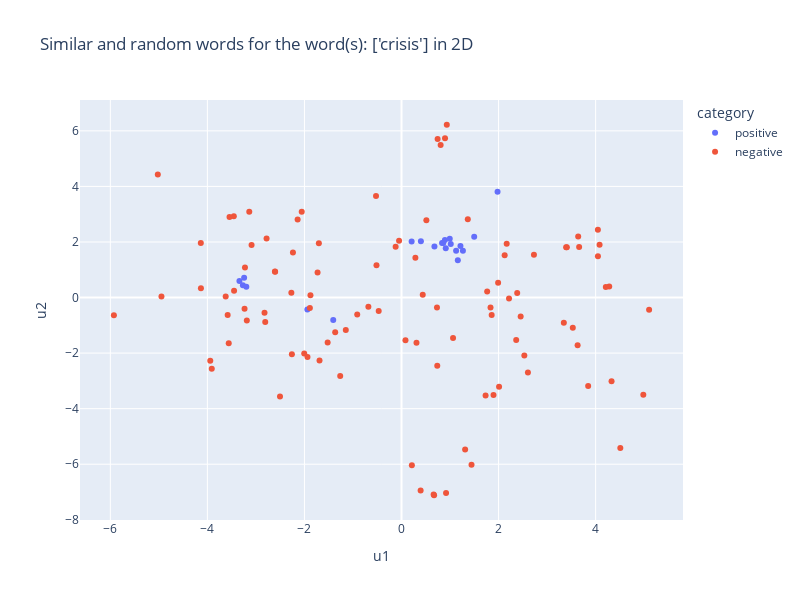

This figure's notebook cell:
### Markdown cell above
Now, we combine these techniques and plot two dimensional representations for similar and random words. In the example below, we look for the $20$ most similar words of the word "crisis". We generate two dimensional representations for the corresponding word vectors by transforming the original $300$ dimensional vectors with the umap dimensionality reduction model. The same thing is done for $100$ randomly selected words. The resulting vectors can be viszalized in the scatter plot below.

### Code cell
import plotly.express as px

def plot_similar_words_2d(word, n_words, word_vectors, reducer, rnd_state = 42):
    most_sim_words = word_vectors.most_similar(word, topn = n_words)
    positive_words = word + [element[0] for element in most_sim_words]
    positive_words_2d = reducer.transform(word_vectors[positive_words])
    positive_words_2d_df = pd.DataFrame(positive_words_2d, index = positive_words, columns = ["u1", "u2"])
    positive_words_2d_df.loc[:, "category"] = "positive"

    positive_indices = [word_vectors.key_to_index[positive_word] for positive_word in positive_words]
    negative_indices = [i for i in range(len(word_vectors)) if not(i in positive_indices)]
    np.random.seed(rnd_state)
    negative_words_indices = np.random.choice(negative_indices, 5 * n_words, replace = False).tolist()
    negative_words = [word_vectors.index_to_key[negative_words_index] for negative_words_index in negative_words_indices]
    negative_words_2d = reducer.transform(word_vectors[negative_words_indices])
    negative_words_2d_df = pd.DataFrame(negative_words_2d, index = negative_words, columns = ["u1", "u2"])
    negative_words_2d_df.loc[:, "category"] = "negative"

    words_2d = pd.concat((positive_words_2d_df, negative_words_2d_df))

    fig = px.scatter(words_2d, x = "u1", y = "u2", color = "category", hover_name = words_2d.index, width = 800, height = 600, title = f"Similar and random words for the word(s): {word} in 2D")
    return fig

fig = plot_similar_words_2d(["crisis"], 20, google_word_vectors, dim_reducer)
fig.show()

### Figure 1 — Plotly figure (JSON) as saved in the notebook; plotly's stock layout.template omitted (floating-point values rounded to 4 significant figures)
{"data": [{"hovertemplate": "<b>%{hovertext}</b><br><br>category=positive<br>u1=%{x}<br>u2=%{y}<extra></extra>", "hovertext": ["crisis", "crises", "turmoil", "meltdown", "credit_crunch", "crisis.The", "recession", "downturn", "subprime_mortgage_crisis", "economic_downturn", "liquidity_crunch", "crisi", "upheaval", "turmoil_engulfing", "crunch", "calamity", "contagion", "malaise_gripping", "upheavals", "subprime_mortgage_meltdown", "recesssion"], "legendgroup": "positive", "marker": {"color": "#636efa", "symbol": "circle"}, "mode": "markers", "name": "positive", "orientation": "v", "showlegend": true, "type": "scatter", "x": [1.125, -1.94, 0.8944, -3.243, 0.8358, 1.265, 0.9118, 0.8595, 0.3995, 0.6784, 1.498, 1.979, -3.34, 1.16, -3.269, -1.407, 1.015, 1.215, -3.198, 0.2087, 0.9938], "xaxis": "x", "y": [1.685, -0.4262, 2.068, 0.7106, 1.959, 1.688, 1.775, 1.965, 2.026, 1.837, 2.185, 3.811, 0.5992, 1.341, 0.4422, -0.8056, 1.929, 1.857, 0.3848, 2.014, 2.113], "yaxis": "y"}, {"hovertemplate": "<b>%{hovertext}</b><br><br>category=negative<br>u1=%{x}<br>u2=%{y}<extra></extra>", "hovertext": ["Orji_Kalu", "By_SHELLY_JANKE", "#,##,###.##_crore", "postfight", "Empics", "faux_paus", "adductor_groin", "atmospheric_oceanic", "www.jccc.edu", "Chairman_Jhala_Nath", "Pakistanis_Bangladeshis", "Bravest", "Minister_Raghuraj_Pratap", "Frustration_Grows", "aahed", "Banilad_Cebu_City", "dictator_Muammar_Qaddafi", "J._Ezra_Merkin", "lowlying_areas", "Yong_Pyong", "FiberGel", "spokesman_Reach_Sambath", "Tommy_D'_Alesandro", "Golub", "Cadillac_Coupe_DeVille", "Wunsche", "Ranjit_Kamble", "Deserves_Better", "Park_Kultury_metro", "Stephen_Spender", "ROLL_OUT_THE", "Yubileynaya_mine", "Bare_root", "Viral_Campaign", "Felting", "dnf", "adverbial", "Rob_Morosi", "Minister_Rhona_Brankin", "Inc._NYSE_PFE", "Kraft_Foods_Ray_Stubblebine", "Franzén", "Fung", "Joseph_Altuzarra_Prabal_Gurung", "FOR_BUILDING", "Dobroth", "clerestories", "Sabra_Shatila", "Erhai_Lake", "WiFi_###.##b", "Alisha_Filmore", "Yamao", "FROM_PRISON", "acquits_herself", "Bluetooth_GPRS", "Parkside_Gardens", "Outreach_Colorado_www.EnergyOutreach.org", "Adam_Vinatieri_kicked", "Don_Vito_Margera", "DE_Aaron_Schobel", "Ao_Chalong_Yacht_Club", "CARY_NC_EON_Enhanced", "mortuary_attendants", "Hikkaduwa", "Currently_INV", "Arvind_Pandya", "NVISION", "Yugoslavian", "Anthony_Congi", "Industrialinfo.com_Industrial_Information", "ClearBlack_display", "Moulders", "Bukit_Payong", "record_holder_Khanafeyeva", "Clontarf_Garda_Station", "Seibert_Pappas", "Dipo_Dina", "Mocrocks_beaches", "WR_Ernest_Wilford", "Daniela_Petrova", "mayne", "Upper_Bann", "ID_nN######", "Rabiu_Ibrahim", "HALFORD", "Sofia_Moutsou", "AVAYA", "investor_Sharon_Lissauer", "PLA_polylactic_acid", "Daddy_Yankee_Orishas", "Doros", "Gen._Raoul_Cedras", "Jancis_Robinson_MW", "Sandra_Westlund_Deenihan", "Bishop_Miege_HS", "LOWLAND_FLOODING", "mortgagebacked_securities", "Seth_Loman", "Tirumalasetti", "Airbus_A###/A###_aircraft"], "legendgroup": "negative", "marker": {"color": "#EF553B", "symbol": "circle"}, "mode": "markers", "name": "negative", "orientation": "v", "showlegend": true, "type": "scatter", "x": [4.28, -1.689, 1.366, 4.508, -1.263, -4.133, 0.3942, -1.729, -1.876, 3.392, 1.991, 0.3086, 3.407, -2.608, -2.823, 2.363, 2.384, -0.1211, -1.148, 3.846, -2.27, 1.858, 0.737, 2.01, -4.136, 1.896, 4.081, -2.604, 1.834, -3.234, 0.9329, 0.4373, -3.56, -3.226, -2.808, 4.983, -3.45, 0.08143, 3.345, -0.5254, -0.9125, 2.605, 2.167, -3.582, 0.8964, 1.732, -3.187, 1.765, 2.125, -3.137, 1.443, -5.022, 0.7439, -4.946, -3.456, 3.629, -1.888, 0.9181, -2.005, 0.6713, 4.328, -2.237, 3.66, 3.64, -2.056, 4.047, -1.703, 2.455, -2.504, -1.367, -3.544, -2.78, 2.729, -0.47, 1.062, -3.94, 4.21, -1.522, 0.6616, -2.259, -3.623, 3.529, 0.5122, 5.102, -5.926, 0.7308, -2.141, -1.938, -3.09, -0.6827, 2.531, 2.215, -3.91, 0.286, 1.31, 0.8062, -0.05039, 0.2133, 4.047, -0.5157], "xaxis": "x", "y": [0.3967, -2.265, 2.818, -5.418, -2.824, 0.3343, -6.947, 0.8975, 0.08196, 1.812, 0.5365, -1.626, 1.808, 0.9377, -0.5453, -1.527, 0.1668, 1.828, -1.168, -3.183, 0.1701, -0.6255, -2.451, -3.207, 1.964, -3.504, 1.902, 0.9275, -0.3563, -0.4021, 6.219, 0.1007, -1.649, 1.08, -0.8825, -3.497, 0.2427, -1.54, -0.9083, 3.653, -0.6088, -2.697, 1.936, -0.6326, 5.733, -3.522, -0.8254, 0.2164, 1.521, 3.09, -6.017, 4.431, 5.71, 0.04119, 2.93, -1.721, -0.3783, -7.032, -2.012, -7.116, -3.013, 1.623, 1.819, 2.196, 3.09, 1.49, 1.959, -0.6859, -3.563, -1.251, 2.902, 2.122, 1.541, -0.4822, -1.46, -2.273, 0.3837, -1.616, -7.087, -2.044, 0.04105, -1.084, 2.786, -0.4391, -0.6402, -0.36, 2.808, -2.138, 1.895, -0.336, -2.082, -0.03377, -2.566, 1.431, -5.469, 5.489, 2.046, -6.04, 2.442, 1.162], "yaxis": "y"}], "layout": {"height": 600, "legend": {"title": {"text": "category"}, "tracegroupgap": 0}, "title": {"text": "Similar and random words for the word(s): ['crisis'] in 2D"}, "width": 800, "xaxis": {"anchor": "y", "domain": [0, 1], "title": {"text": "u1"}}, "yaxis": {"anchor": "x", "domain": [0, 1], "title": {"text": "u2"}}}}
